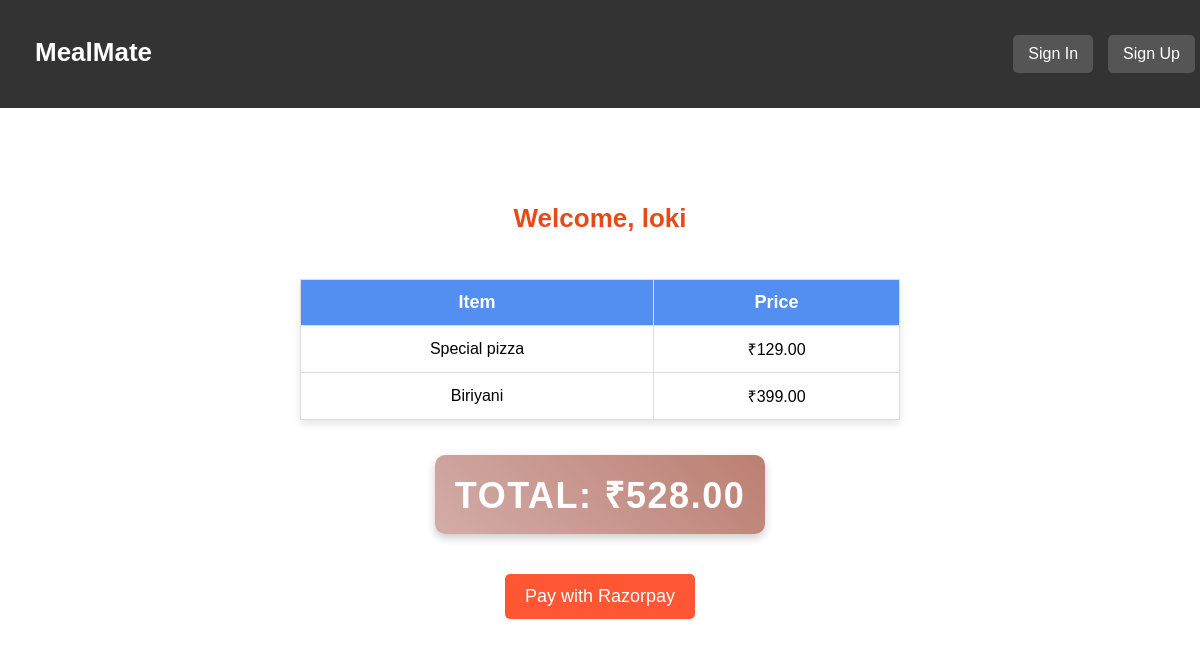
/checkout/loki/, run on the app's committed database.
### delivary/models.py (models this page shows, shortened)
class Customer(models.Model):
    username=models.CharField(max_length=100)
    password=models.CharField(max_length=20)
    email=models.EmailField()
    mobile=models.CharField(max_length=12,default=90)
    address=models.CharField(max_length=100)

class Menu(models.Model):
    res=models.ForeignKey(
        Restaurants,
        on_delete=models.CASCADE
    )
    item_name = models.CharField(max_length=100)
    description = models.TextField(blank=True, null=True)
    price=models.DecimalField(max_digits=6, decimal_places=2)
    is_available = models.BooleanField(default=True)
    category=models.CharField(max_length=50)

### delivary/views.py (the view)
# urls.py: path('checkout/<str:username>/', views.checkout, name = "checkout"),
def checkout(request, username):
    customer = Customer.objects.get(username = username)
    cart = Cart.objects.filter(customer = customer).first()
    cart_items = cart.items.all() if cart else []
    total_price = cart.total_price() if cart else 0
    if total_price == 0:
        return render(request, 'delivary/checkout.html',{'error':'Your cart is Empty'})
    client = razorpay.Client(auth=(settings.RAZORPAY_KEY_ID, settings.RAZORPAY_KEY_SECRET))
    order_data = {
        'amount':int(total_price * 100),
        'currency':'INR',
        'payment_capture':'1',
    }
    order = client.order.create(data = order_data)
    return render(
        request, 'delivary/checkout.html',
        {'username':username,
        'cart_items':cart_items,
        'total_price':total_price,
        'razorpay_key_id':settings.RAZORPAY_KEY_ID,
        'order_id':order['id'],
        'amount':total_price,
        }
    )

### delivary/models.py (called while the page is built)
    def total_price(self):
        return sum(item.price for item in self.items.all())

### delivary/templates/delivary/checkout.html (shortened to what this page needs)
<!DOCTYPE html>
<html lang="en">
  <head>
    {% load static %}
    <link rel="stylesheet" href="{% static 'delivary/css/checkout.css' %}" />
  </head>
  <body>
    <nav>
      <h2>
          <a href="{% url 'delivary:index' %}" style="text-decoration: none; color: white;">MealMate</a>
      </h2>
      <div class="nav-links">
          <a href="{% url 'delivary:sign_in' %}">Sign In</a>
          <a href="{% url 'delivary:sign_up' %}">Sign Up</a>
      </div>
  </nav>
    <h2>Welcome, {{ username }}</h2>
    {% if error %}
    <p>{{ error }}</p>
    {% else %}
    <table>
      <thead>
        <tr>
          <th>Item</th>
          <th>Price</th>
        </tr>
      </thead>
      <tbody>
        {% for item in cart_items %}
        <tr>
          <td>{{ item.item_name }}</td>
          <td>₹{{ item.price }}</td>
        </tr>
        {% endfor %}
      </tbody>
    </table>
    <h3 class="total-price">Total: ₹{{ total_price }}</h3>
    <button id="rzp-button">Pay with Razorpay</button>
    {% endif %}
  </body>
</html>

### delivary/static/delivary/css/checkout.css (style rules this page uses)
body { margin: 0; padding: 0; font-family: 'Poppins', sans-serif; display: flex; flex-direction: column; align-items: center; justify-content: center; height: 100vh; background: url("https://t4.ftcdn.net/jpg/02/92/20/37/240_F_292203735_CSsyqyS6A4Z9Czd4Msf7qZEhoxjpzZl1.jpg") no-repeat center center/cover; }
nav { background-color: #333; padding: 15px; width: 100%; display: flex; justify-content: space-between; align-items: center; position: fixed; top: 0; left: 0; }
nav h2 { color: white; margin-left: 20px; }
.nav-links { display: flex; gap: 15px; margin-right: 20px; }
.nav-links a { text-decoration: none; color: white; padding: 10px 15px; background-color: #555; border-radius: 5px; transition: 0.3s; }
.total-price { font-size: 36px; color: #fff; margin-bottom: 20px; font-weight: bold; letter-spacing: 1.5px; text-align: center; text-transform: uppercase; background: linear-gradient(45deg, #d3aca8, #bc7f72); padding: 15px 20px; border-radius: 10px; display: inline-block; box-shadow: 0 4px 8px rgba(0, 0, 0, 0.2); }
h2 { font-size: 26px; color: #e64a19; margin-bottom: 25px; font-weight: 600; }
table { width: 50%; margin: 20px auto; border-collapse: collapse; background: white; box-shadow: 0px 4px 8px rgba(0, 0, 0, 0.1); }
th, td { padding: 12px; border: 1px solid #ddd; text-align: center; }
th { background-color: #528FF0; color: white; font-size: 18px; }
td { font-size: 16px; }
h3 { font-size: 22px; color: #222; margin-top: 15px; }
#rzp-button { background-color: #ff5733; color: white; font-size: 18px; padding: 12px 20px; border: none; border-radius: 5px; cursor: pointer; margin-top: 20px; }

### data on the page
Customer: username "loki"
Menu: item_name "Special pizza", price "129.00"
Menu: item_name "Biriyani", price "399.00"

### other printed values
{{ total_price }} "528.00"
